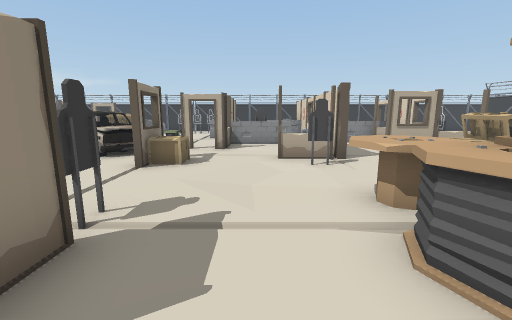
view 1 (above)

24 first-person views from a walk through a scene from a Unity 3-D project. The camera is 1.2 m above the floor, tilts 10° down and sees 90° across. The floor is counted in squares, 1 m on a side. Each view is taken from the middle of a square. On the plan, view 1 faces up. The plan holds only what a view shows up to about 12 squares ahead; the rest is blank. The place goes on beyond the plan.

view 2
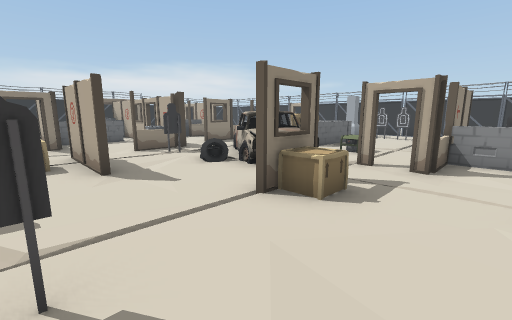

view 3
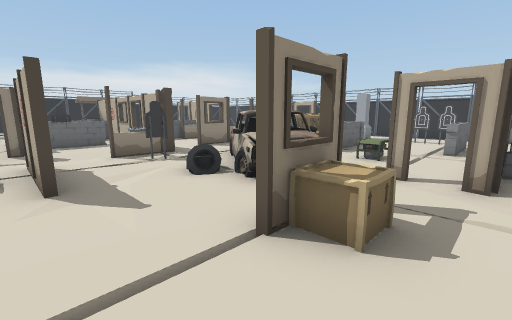

view 4
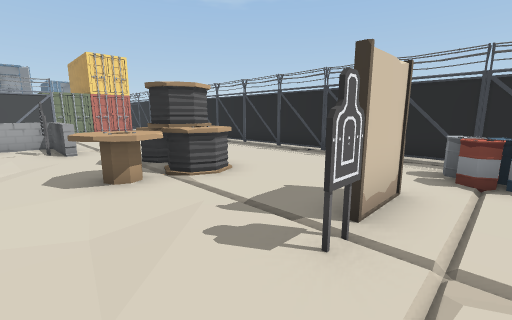

view 5
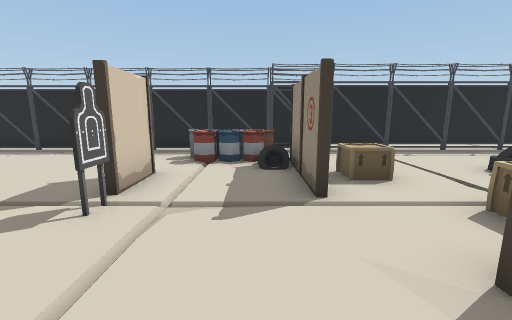

view 6
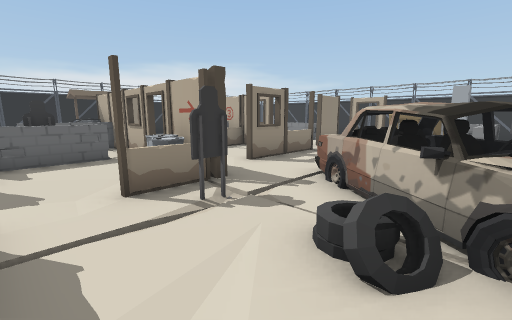

view 7
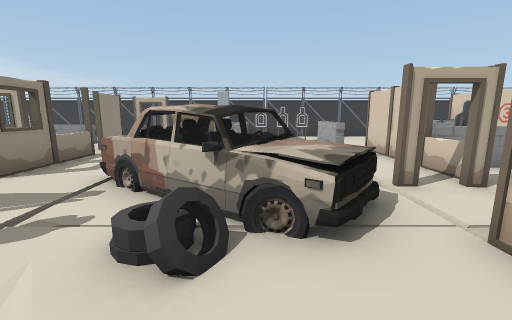

view 8
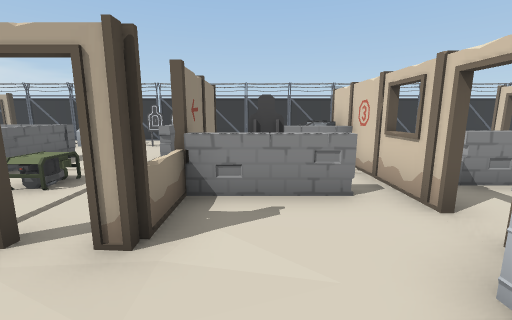

view 9
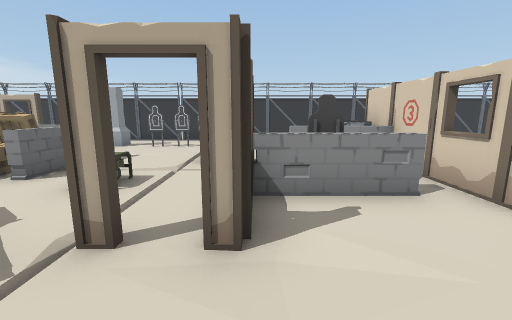

view 10
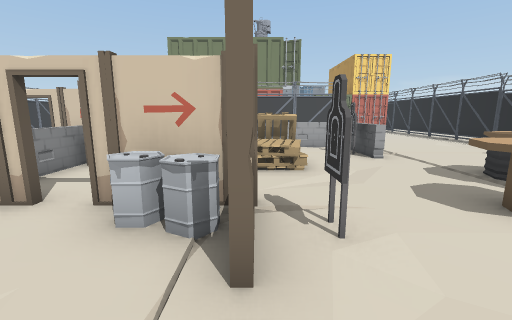

view 11
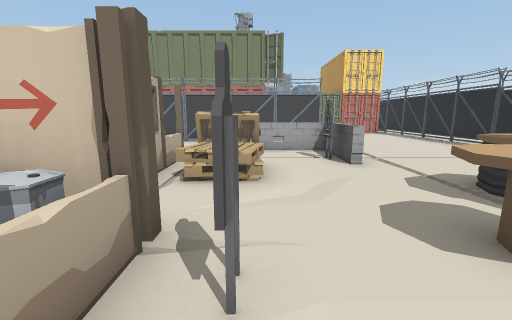

view 12
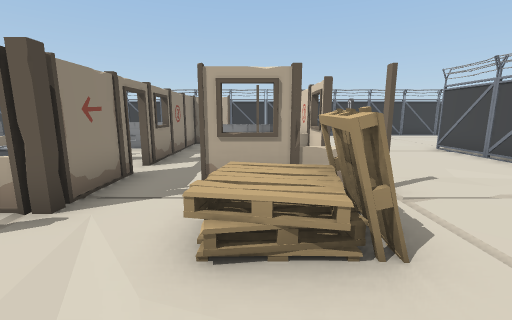

view 13
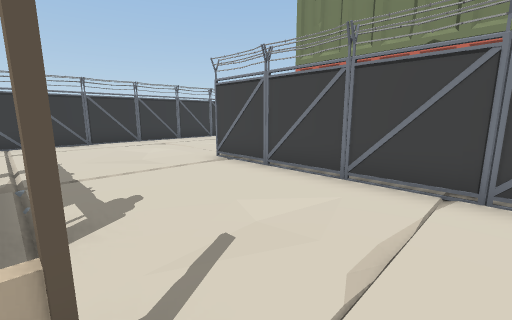

view 14
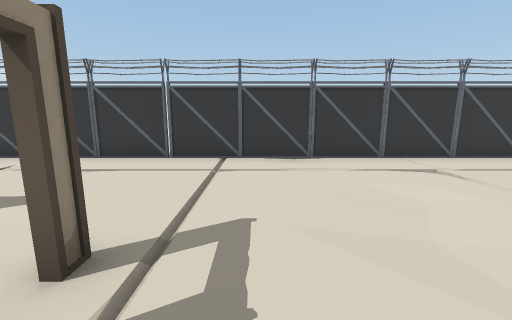

view 15
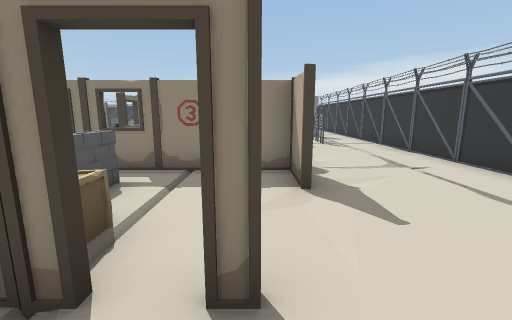

view 16
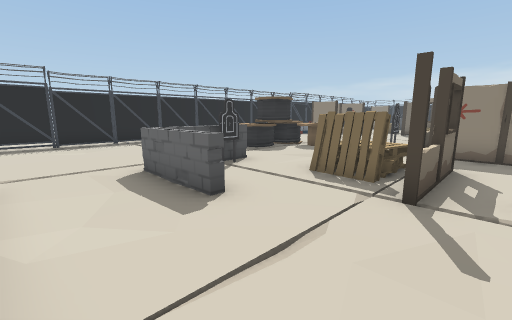

view 17
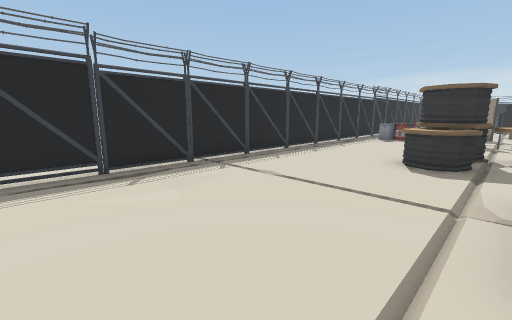

view 18
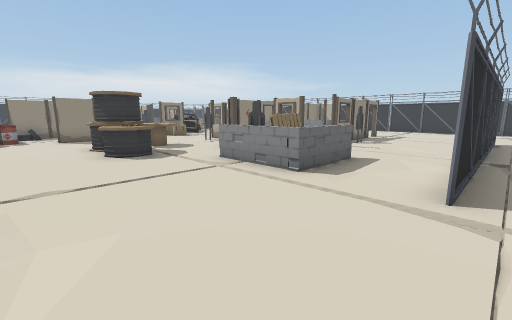

view 19
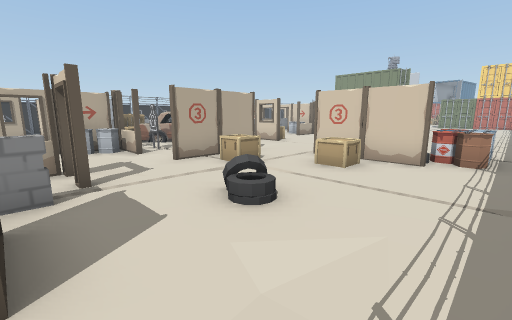

view 20
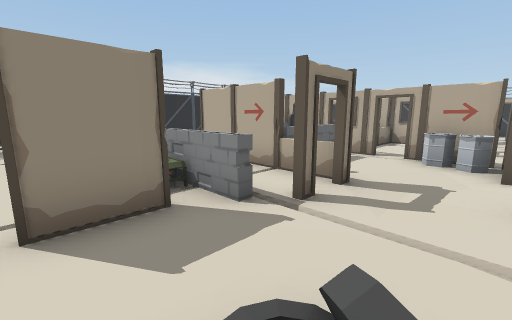

view 21
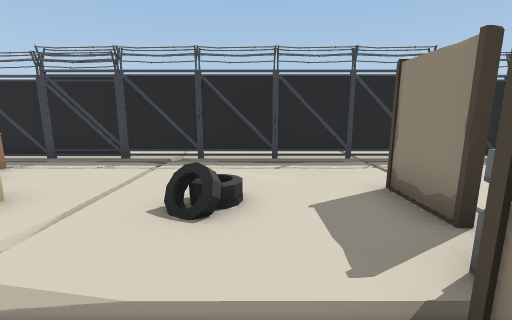

view 22
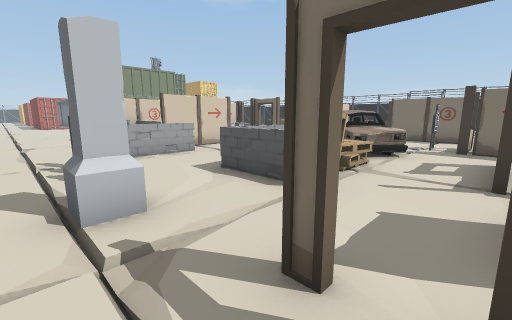

view 23
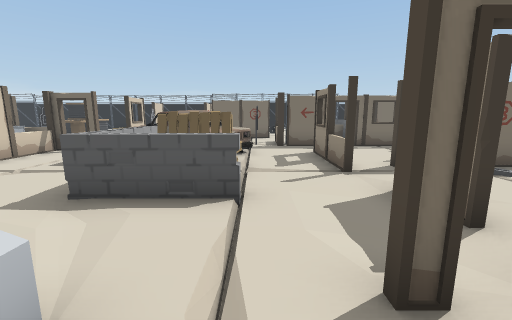

view 24
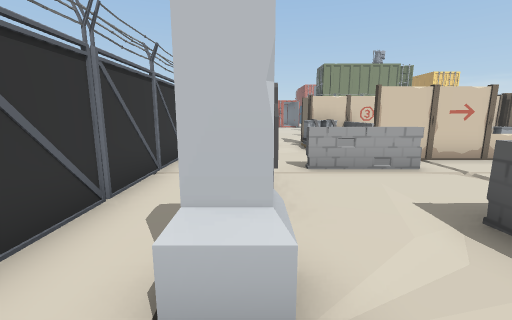

### Floor plan
Key: @ floor where view 1 was taken; # wall or solid block; x gap in a wall; . floor; / step, stairs or slope; = window, fence, low wall or low ledge; ^ raised ledge; v drop or lower ground; O other object.
Columns run from 13 left of view 1 to 12 right of it. Each row starts with its distance up from view 1.
 19 OOOOOOOOOOOOOOOOOOOOOOOOOO
 18    .......................
 17    ##..xOOO...............
 16 ==........................
 15  ..#.......^. O##.........
 14  ..#..^^...^#  O....#.....
 13 .O....OO....#xv#....x.....
 12 #=.=..O/....#..#.=OO#....O
 11 ^..#../ .O..#O==..^=#.....
 10  ..#..  O...=..#..  O....O
  9 ......O  O.##..x..........
  8 #xx##..OOO.....O..=##....O
  7 =..O#O.O.O#O..##..OO......
  6 O.........#O...O..OO.....O
  5 #.....................^...
  4 #=#..###.......OO...O^^..O
  3  =#...O....O...O..........
  2 O.......#..x..OOOO........
  1 .#..O..O#..#...OOO........
  0 ........#....@............
 -1 .........OOO..............
 -2 ..........................
 -3 OOOOOOOOOOOOOOOOOOOOOOOOOO

Where each view was taken, in squares from view 1:
view 1: 0 up, 0 right, facing up
view 2: 3 up, 0 right, facing up-left
view 3: 4 up, 1 left, facing up-left
view 4: 5 up, 3 left, facing down-right
view 5: 6 up, 4 left, facing down
view 6: 5 up, 5 left, facing up-left
view 7: 5 up, 5 left, facing up
view 8: 7 up, 0 right, facing up
view 9: 7 up, 1 left, facing up
view 10: 7 up, 1 left, facing right
view 11: 6 up, 0 right, facing right
view 12: 4 up, 5 right, facing up
view 13: 7 up, 7 right, facing up-right
view 14: 12 up, 8 right, facing up
view 15: 14 up, 8 right, facing left
view 16: 9 up, 11 right, facing down-left
view 17: 3 up, 11 right, facing down-left
view 18: 1 down, 12 right, facing up-left
view 19: 2 down, 12 left, facing up-right
view 20: 0 up, 9 left, facing up-left
view 21: 4 up, 10 left, facing down
view 22: 18 up, 10 left, facing down-right
view 23: 18 up, 8 left, facing down
view 24: 17 up, 8 left, facing right
